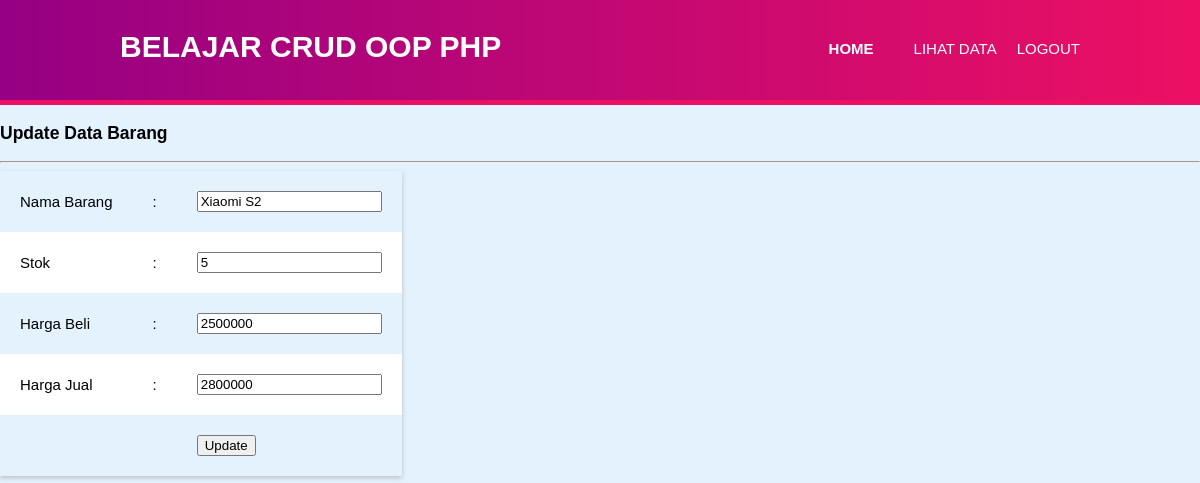
The page /edit.php?id=7 on the database its author committed.
### tables this page shows
CREATE TABLE `tb_barang` (
  `id_barang` int(15) NOT NULL,
  `nama_barang` varchar(30) NOT NULL,
  `stok` int(30) NOT NULL,
  `harga_beli` int(50) NOT NULL,
  `harga_jual` int(30) NOT NULL
);

### koneksi.php (called while the page is built, shortened)
<?php
class database{
	var $host = "localhost";
	var $username = "root";
	var $password = "";
	var $database = "crud_oop";
	var $koneksi = "";
	function __construct(){
		$this->koneksi = mysqli_connect($this->host, $this->username, $this->password,$this->database);
	}
	function get_by_id($id_barang)
	{
		$query = mysqli_query($this->koneksi,"select * from tb_barang where id_barang='$id_barang'");
		return $query->fetch_array();
	}
}
?>

### edit.php (the view, shortened to what this page needs)
<?php
include('koneksi.php');
$db = new database();
$id_barang = $_GET['id'];
if(! is_null($id_barang))
{
	$data_barang = $db->get_by_id($id_barang);
}
else
{
	header('location:tampil.php');
}
?>
<!DOCTYPE html>
<html>
<head>
	<link rel="stylesheet" type="text/css" href="style.css">
</head>
<body>
<header>
	<div class="container">
	<div id="merk">
		<h1>BELAJAR CRUD OOP PHP</h1>
	</div>
	<nav>
		<ul>
			<li class="active"><a href="index.php">Home</a></li>
			<li><a href="tampil.php">Lihat Data</a></li>
			<span><a href="logout.php">Logout</a></span>
		</ul>
	</nav>
	</div>
</header>
<h3>Update Data Barang</h3>
<hr/>
<form method="post" action="proses_barang.php?action=update">
<table>
	<tr>
		<td>Nama Barang</td>
		<td>:</td>
		<td><input type="text" name="nama_barang" value="<?php echo $data_barang['nama_barang']; ?>"/></td>
	</tr>
	<tr>
		<td>Stok</td>
		<td>:</td>
		<td><input type="text" name="stok" value="<?php echo $data_barang['stok']; ?>"/></td>
	</tr>
	<tr>
		<td>Harga Beli</td>
		<td>:</td>
		<td><input type="text" name="harga_beli" value="<?php echo $data_barang['harga_beli']; ?>"/></td>
	</tr>
	<tr>
		<td>Harga Jual</td>
		<td>:</td>
		<td><input type="text" name="harga_jual" value="<?php echo $data_barang['harga_jual']; ?>"/></td>
	</tr>
	<tr>
		<td></td>
		<td></td>
		<td><input type="submit" name="tombol" value="Update"/></td>
	</tr>
</table>
</form>
</body>
</html>

### style.css (style rules this page uses)
body { margin: 0; padding: 0; font-size: 15px; font-family: sans-serif; background-color: #e3f2fd; }
.container { width: 80%; margin: auto; overflow: hidden; }
header { background: linear-gradient(to right, #960083, #ec1063); color: #fff; padding-top: 30px; min-height: 70px; border-bottom: 5px solid #ec1063; }
header #merk { float: left; }
header #merk h1 { margin: 0; }
header nav { float: right; margin-top: 10px; }
header li { float: left; display: inline; padding: 0 20px 0 20px; }
header a { color: #fff; text-decoration: none; text-transform: uppercase; font-size: 15px; }
ul { margin: 0; padding: 0; }
header #merk, header .active a { color: #fff; font-weight: bold; }
table { border:0px solid #0088FF; border-collapse: collapse; box-shadow: 0px 2px 5px silver; }
table th,td { padding: 20px; }
table tr:nth-child(2n) { background-color: #fff; }

### rows shown on the page
tb_barang: nama_barang "Xiaomi S2", stok "5", harga_beli "2500000", harga_jual "2800000"
